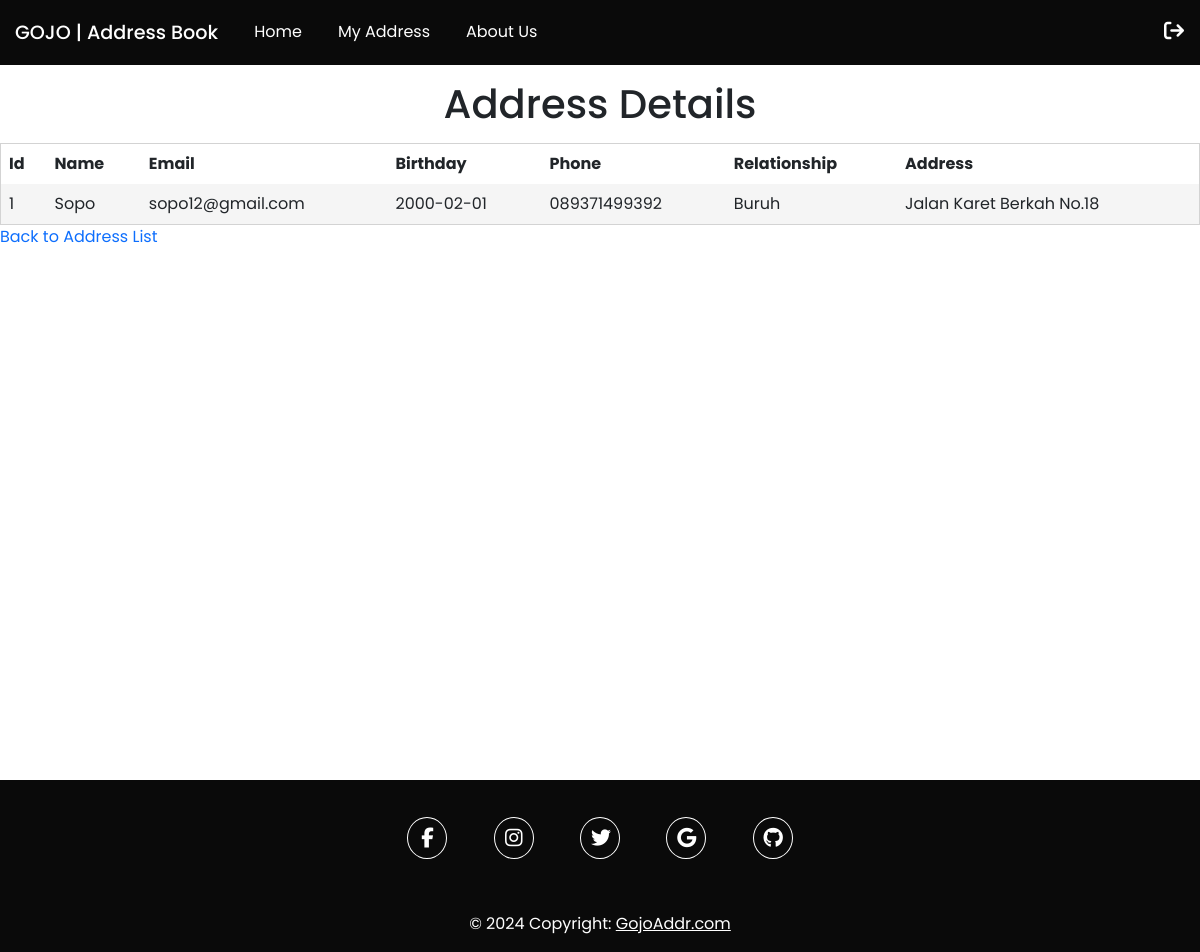
Screenshot of /address_details.php?id=1 (signed in) with the database file from the repository.
### tables this page shows
CREATE TABLE `testing1` (
  `id` int(11) NOT NULL,
  `user_id` int(11) NOT NULL,
  `name` varchar(100) NOT NULL,
  `email` varchar(100) DEFAULT NULL,
  `birthday` date DEFAULT NULL,
  `phone` varchar(20) DEFAULT NULL,
  `relationship` varchar(50) DEFAULT NULL,
  `address` varchar(255) DEFAULT NULL
);

### address_details.php (the view, shortened to what this page needs)
<?php
require_once 'db_connection.php';
$username = $_SESSION['username'];
$id = $_GET['id'];
$query = "SELECT * FROM $username WHERE id=$id";
$result = mysqli_query($mysqli, $query);
$row = mysqli_fetch_assoc($result);
?>
<!DOCTYPE html>
<html lang="en">
<head>
    <link rel="stylesheet" href="style.css">
    <link rel="stylesheet" href="https://cdnjs.cloudflare.com/ajax/libs/font-awesome/6.5.2/css/all.min.css"
 />
    <link href="https://cdn.jsdelivr.net/npm/bootstrap@5.3.3/dist/css/bootstrap.min.css"
    rel="stylesheet">
</head>
<body>
<nav class="nav nav-underline" style="background-color: #0a0a0a;">
  <div class="navbar-brand">GOJO | Address Book</div>
  <li class="nav-item">
    <a class="nav-link" href="index.php">Home</a>
  </li>
  <li class="nav-item">
    <a class="nav-link" href="myaddress.php">My Address</a>
  </li>
  <li class="nav-item">
    <a class="nav-link" href="about.php">About Us</a>
  </li>
  <li class="nav-logout">
    <a class="fa-solid fa-arrow-right-from-bracket fa-lg" href="logout.php"></a>
  </li>
</nav>
<main>
    <div id="address-table">
    <h1>Address Details</h1>
    <table>
            <tr>
                <th>Id</th>
                <th>Name</th>
                <th>Email</th>
                <th>Birthday</th>
                <th>Phone</th>
                <th>Relationship</th>
                <th>Address</th>
            </tr>
            <tr>
                <td> <?php echo $row['id']; ?></td>
                <td> <?php echo $row['name']; ?></td>
                <td> <?php echo $row['email']; ?></td>
                <td> <?php echo $row['birthday']; ?></td>
                <td> <?php echo $row['phone']; ?></td>
                <td> <?php echo $row['relationship']; ?></td>
                <td> <?php echo $row['address']; ?></td>
            </tr>
    </table>
    <a class="back-to" href="myaddress.php">Back to Address List</a>
</div>
</main>
<footer class="text-center">
  <div class="container pt-4">
    <section class="mb-4">
      <a data-mdb-ripple-init class="btn btn-link btn-floating btn-lg text-body m-1" href="#!" role="button"
        data-mdb-ripple-color="dark"><i class="fab fa-facebook-f"></i></a>
      <a data-mdb-ripple-init class="btn btn-link btn-floating btn-lg text-body m-1" href="#!" role="button"
        data-mdb-ripple-color="dark"><i class="fab fa-instagram"></i></a>
      <a data-mdb-ripple-init class="btn btn-link btn-floating btn-lg text-body m-1" href="#!"
        role="button" data-mdb-ripple-color="dark"><i class="fab fa-twitter"></i></a>
      <a data-mdb-ripple-init class="btn btn-link btn-floating btn-lg text-body m-1" href="#!" role="button"
        data-mdb-ripple-color="dark"><i class="fab fa-google"></i></a>
      <a data-mdb-ripple-init class="btn btn-link btn-floating btn-lg text-body m-1" href="https://github.com/NotOnlySky/Project_Backend_Buku_Alamat_AA224.git" role="button"
        data-mdb-ripple-color="dark"><i class="fab fa-github"></i></a>
    </section>
  </div>
  <div class="text-center p-3">
    © 2024 Copyright:
    <a class="text-footer" href="#">GojoAddr.com</a>
  </div>
</footer>
</body>
</html>

### style.css (style rules this page uses)
* { font-family: Poppins, sans-serif; }
html, body { height: 100%; margin: 0; padding: 0; }
h1 { color: #1f1f1f; }
nav { padding: 10px 0; height: 65px; }
nav .navbar-brand { font-weight: 500; font-size: larger; margin-left: 15px; color: #fff; margin-top: 9px; }
.fa-solid.fa-arrow-right-from-bracket.fa-lg { position: absolute; left:97%; padding: 20px 0; color: #fff; text-decoration: none; transition: .2s linear; }
nav li .nav-link { margin: 0 0 0 20px; padding: 10px 15px; color: #fff; text-decoration: none; }
main { min-height: 700px; }
h1, h2 { text-align: center; }
#address-table { width: 100%; margin: 0 auto; }
#address-table h1 { margin: 15px 0 15px 0; }
table { border-collapse: collapse; width: 100%; background-color:whitesmoke ; }
table, th, td { border: 1px solid lightgray; }
th, td { padding: 8px; text-align: left; }
th { background-color: #fff; }
a { text-decoration: none; }
footer { position: relative; bottom: 0; background-color:#0a0a0a; width: 100%; color: #fff; }
footer .text-footer { color:#fff; }
footer i { color: #fff; width: 40px; border: 1px solid white; padding: 10px; border-radius: 50%; transition: .2s linear; }
#address-table .back-to { text-decoration: none; }

### rows the page displays
testing1: id "1", name "Sopo", email "sopo12@gmail.com", birthday "2000-02-01", phone "089371499392", relationship "Buruh", address "Jalan Karet Berkah No.18"
